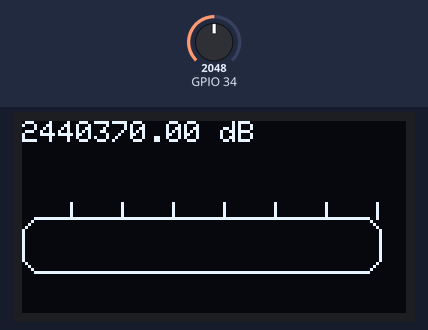
Simulated run of this sketch. Board: ESP32. Parts: 128×64 one-colour display. The inputs (shaded band) are chosen by the test bench; at power-on: GPIO 34 = 2048. WiFi joins after 1.5 s; servers stay silent unless stated; storage starts empty; what the sketch prints to the serial monitor is not drawn.

Above: at 5.7 s.
5.8 s: GPIO 34 set to 984
At 7.5 s:
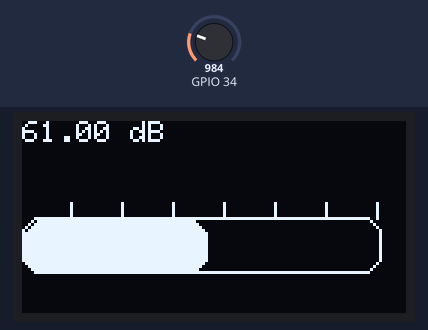
7.8 s: GPIO 34 set to 660
At 8.7 s:
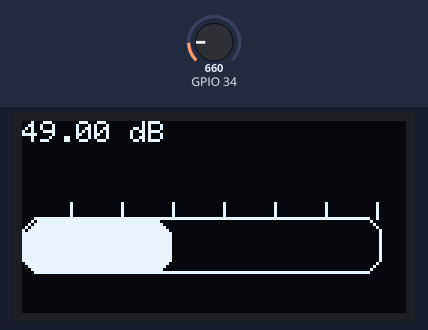
Timing chart, 0 to 10.8 s (numbered marks = the images above; inputs shaded):
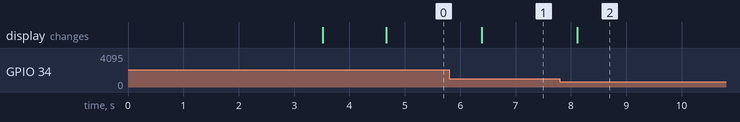

Measured:
- after the input at 5.8 s, the display: changes after 0.59 s (image 1)
- after the input at 7.8 s, the display: changes after 0.31 s (image 2)

The sketch:

Scare.ino
```cpp
/* Proyecto Final

  Código modificado por los alumnos:
  - Paredes Zamudio Luis Daniel @Wallsified
  - González Arceo Carlos Eduardo @Carlos-crea

¿Qué hace el proyecto?

Al final de Monsters University, el juego final de las
"Sustolimpiadas" consiste en una cámara de simulación
de sustos, en donde el equipo que más puntos-por-susto
consiga, será nombrado campeón.

Nosotros hicimos una aproximación a dicho juego usando
lo que aprendimos en el curso de Introducción a Ciencias de
la Computación y algo de creativad inocente.

*/

//Bibliotecas----------------------------------
#include "WiFi.h"
#include "ESPAsyncWebServer.h"
#include "SPIFFS.h"
#include "Wire.h"
#include "Adafruit_GFX.h"
#include "Adafruit_SH110X.h"

//Constantes de la Ejecución.
const char* ssid = "INFINITUMA6A4_2.4"; //"Clase_IoT";//"INFINITUMA6A4_2.4";//"Mark Wifi";
const char* password = "Zamudiov3!";//"Zamudiov3!";//"achtzehnpfannkuchen18";
String decibels = "0";

//Stuff de la pantalla.
#define SCREEN_WIDTH 128
#define SCREEN_HEIGHT 64
#define OLED_RESET -1       // Reset pin
Adafruit_SH1106G display = Adafruit_SH1106G(SCREEN_WIDTH, SCREEN_HEIGHT, &Wire, OLED_RESET);
#define i2c_Address 0x3c
const int sampleWindow = 50;  // La pantalla se refresca cada 50ms
unsigned int sample; //Valor de la lectura del micrófono.

//Objeto AsyncWebServer, puerto 80-------------
AsyncWebServer server(80);

void start_screen() {
  display.begin(i2c_Address, true); //Inicia pantalla
  display.clearDisplay(); //Limpiamos lo que pudo estar antes.
  display.setCursor(0, 0); //Coordenadas de inicio.
  display.setTextSize(1); //Tamaño de letra
  display.setTextColor(SH110X_WHITE); //Color de letra
  display.display();
  delay(1000);
  display.clearDisplay();
}

void writeScreen(float decibelLevel) {
  display.setCursor(0, 0);
  display.setTextSize(1.8);
  display.print(decibelLevel); //Imprimimos el valor del micrófono.
  display.print(" dB");

  for (int x = 16; x < 165; x = x + 17) {
    display.drawLine(x, 32, x, 27, SH110X_WHITE); //División de las partes del grito.
  }

  display.drawRoundRect(0, 32, 120, 19, 6, SH110X_WHITE);       //borde de la bateria en pantalla
  int r = map(decibelLevel, 0, 120, 1, 120);                       //la bateria tiene el borde la pantalla con eso
  display.fillRoundRect(1, 33, r, 18, 6, SH110X_WHITE);         //y ahora la acompletamos por "dentro"
  display.display();
  display.clearDisplay();
}

void setup_wifi() {
  delay(10);
  Serial.println();
  Serial.print("Conectando a: ");
  Serial.println(ssid);
  WiFi.begin(ssid, password);

  while (WiFi.status() != WL_CONNECTED) {
    delay(500);
    Serial.print(".");
  }

  Serial.println("");
  Serial.println("WiFi conectado");
  Serial.println("Dirección IP: ");
  Serial.println(WiFi.localIP());
  delay(2000);

  //Función para error 404
  server.onNotFound([](AsyncWebServerRequest * request) {
    request->send(404, "text/plain", "Error 404");
  });
}


// Acciones a realizar durante la ejecución.
String processor(const String& var) {

  if (var == "DECIBEL") {
    return decibels;
  }
  return String();
}

float readDecibels() {
  unsigned long startMillis = millis();                  // no podemos usar delay() en este caso.
  float peakToPeak = 0;                                  // puntoAPunto. Es el rango de lecturas a trabajar.
  unsigned int signalMax = 0;
  unsigned int signalMin = 700;                         //Aunque el valor máximo es 1024, bajarlo a 700 ayuda a hacerlo más sensible.

  // Consideramos 50 ms para tomar la muestra de db.
  while (millis() - startMillis < sampleWindow)
  {
    sample = analogRead(34);                             //lectura del microfono
    if (sample < 1024)                                  // quitamos lecturas no necesarias.
    {
      if (sample > signalMax)
      {
        signalMax = sample;                           // solo val. max.
      }
      else if (sample < signalMin)
      {
        signalMin = sample;                           // solo val. min.
      }
    }
  }
  peakToPeak = signalMax - signalMin;                    // max - min = amplitud peak-peak
  float db = map(peakToPeak, 20, 900, 49.5, 90);         //calibramos a que si nos de los decibeles.
  return db;
}

//Leemos la información que nos manda el micrófono.
String ReadSensor() {
  float sensorVal = readDecibels();
  Serial.println(sensorVal);
  return String(sensorVal);
}

void setup() {
  //Iniciamos los Leds en output usando un bucle for para recorrer el arreglo.
  Serial.begin(115200);

  setup_wifi();
  start_screen();
  server.begin();

  //Revisar archivos subidos a la memoria flash---
  if (!SPIFFS.begin(true)) {
    Serial.println("Hubo un error en SPIFFS. Vuelve a enviar los archivos.");
    return;
  }

  //Ruta raíz del archivo HTML-----------------
  server.on("/", HTTP_GET, [](AsyncWebServerRequest * request) {
    request->send(SPIFFS, "/index.html", String(), false, processor);
  });

  //Archivo CSS--------------------------------
  server.on("/style.css", HTTP_GET, [](AsyncWebServerRequest * request) {
    request->send(SPIFFS, "/style.css", "text/css");
  });

  //  Archivo JS--------------------------------
  server.on("/help.js", HTTP_GET, [](AsyncWebServerRequest * request) {
    request->send(SPIFFS, "/server.js", "text/js");
  });

  // Imágenes --------------------------------
  server.on("/door.png", HTTP_GET, [](AsyncWebServerRequest * request) {
    request->send(SPIFFS, "/door.png", "image/png");
  });

  // Enviar información sobre los decibeles.
  server.on("/decibel", HTTP_GET, [](AsyncWebServerRequest * request) {
    Serial.println(ReadSensor().c_str());
    request->send(200, "text/plain", ReadSensor().c_str());
  });
}

//Loop para ir escribiendo en pantalla la información calculada.
void loop() {
  float dbToScreen = readDecibels();
  writeScreen(dbToScreen);
  delay(500);
}
```
